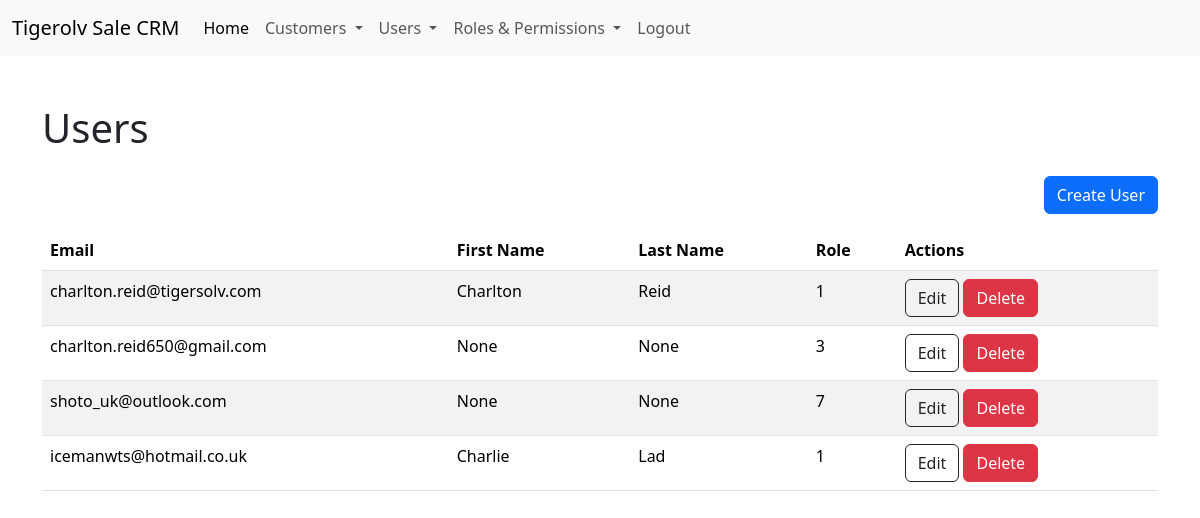
The app's page /users/ (signed in), older data.
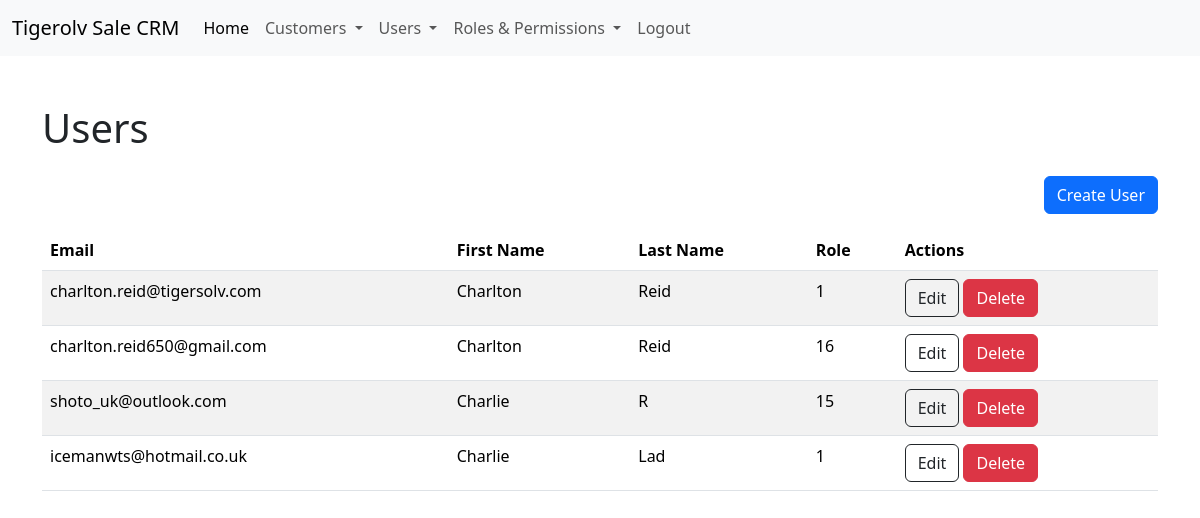
The same page, newer data.
### app/models.py (models this page shows, shortened)
class User(UserMixin, db.Model):
    __tablename__ = 'user'
    UserId = db.Column(db.Integer,primary_key=True)
    FirstName = db.Column(db.String(64))
    LastName = db.Column(db.String(64))
    Email = db.Column(db.String(255))
    Password = db.Column(db.String(255))
    Role = db.Column(db.Integer, default=1)
    DateCreated = db.Column(db.DateTime , default=datetime.now)
    Confirmed = db.Column(db.Boolean,default=False)
    agent = db.relationship('Customer',backref='user',lazy='dynamic')
    note = db.relationship('Note',backref='user',lazy='dynamic')
    @property
    def password(self):
        raise AttributeError('password is not a readable attribute')
    @login_manager.user_loader
    def load_user(user_id):
        return User.query.get(int(user_id))
    def can(self,permissions):
        return self.Role is not None and (self.Role & permissions) == permissions

### app/main/views.py (the view)
@main.route('/users/', methods=['GET'])
@login_required
@permission_required(Permission.VIEW)
def view_users():
    try:
        logging.info('Rendering users page')
        users = User.query.all()
        logging.info('Users page rendered')
        return render_template('users.html', users=users)
    except:
        logging.error('Issue rendering users page')
        return render_template('error.html',message= 'There was an issue rendering users page')

### app/auth/views.py (called while the page is built)
@auth.before_app_request
def before_request():
    if current_user.is_authenticated:
        if not current_user.Confirmed \
                and request.blueprint != 'auth' \
                and request.endpoint != 'static':
            return redirect(url_for('auth.unconfirmed'))

### app/templates/users.html (shortened to what this page needs)
{% extends 'base.html' %}
{% block body %}
    <div class="container">
        <h1 class="mt-5 mb-4">Users</h1>
        <div class="row">
            <div class="col d-flex justify-content-end">
                <a class="btn btn-primary mb-3" href="/user/create" role="button">Create User</a>
            </div>
        </div>
        <table class="table table-striped">
            <thead>
                <tr>
                    <th scope="col">Email</th>
                    <th scope="col">First Name</th>
                    <th scope="col">Last Name</th>
                    <th scope="col">Role</th>
                    <th scope="col">Actions</th>
                </tr>
            </thead>
            <tbody>
                {% for user in users %}
                <tr>
                    <td>{{ user.Email }}</td>
                    <td>{{ user.FirstName }}</td>
                    <td>{{ user.LastName }}</td>
                    <td>{{ user.Role }}</td>
                    <td data-url="delete/{{ user.UserId }}">
                        <a class="btn btn-outline-dark" href="/user/edit/{{user.UserId}}" role="button">Edit</a>
                        <button class="btn btn-danger" data-bs-toggle="modal" data-bs-target="#deleteModal">Delete</button>
                    </td>
                </tr>
                {% endfor %}
            </tbody>
        </table>
    </div>
{% endblock %}

### app/templates/base.html (shortened to what this page needs)
<!DOCTYPE html>
<html>
    <head>
        <link rel="stylesheet" href="">
        <link href="https://cdn.jsdelivr.net/npm/bootstrap@5.3.2/dist/css/bootstrap.min.css" rel="stylesheet">
        <link rel="stylesheet" href="{{ url_for('static', filename='css/main.css') }}">
        {% block navbar %}
        <nav class="navbar navbar-expand-lg bg-body-tertiary">
            <div class="container-fluid">
              <a class="navbar-brand" href="/">Tigerolv Sale CRM</a>
              <div class="collapse navbar-collapse" id="navbarNav">
                <ul class="navbar-nav">
                  <li class="nav-item">
                    <a class="nav-link active" aria-current="page" href="/">Home</a>
                  </li>
                  {% if current_user.can(1) %}
                  <li class="nav-item dropdown">
                    <a class="nav-link dropdown-toggle" href="#" id="navbarDropdown" role="button" data-bs-toggle="dropdown" aria-expanded="false">
                      Customers
                    </a>
                  </li>
                  {% endif %}
                  <li class="nav-item dropdown">
                    <a class="nav-link dropdown-toggle" href="#" id="navbarDropdown" role="button" data-bs-toggle="dropdown" aria-expanded="false">
                      Users
                    </a>
                  </li>
                  <li class="nav-item dropdown">
                    <a class="nav-link dropdown-toggle" href="#" id="navbarDropdown" role="button" data-bs-toggle="dropdown" aria-expanded="false">
                      Roles & Permissions
                    </a>
                  </li>
                  <li class="nav-item">
                    <a class="nav-link " href="/auth/logout">Logout</a>
                  </li>
                </ul>
              </div>
            </div>
          </nav>
        {% endblock navbar %}
    </head>
    <body>
        {% block body %}
        {% endblock body %}
    </body>
</html>

Row changes from the older to the newer data that the page shows:
changed User "charlton.reid650@gmail.com": FirstName "None" → "Charlton"; LastName "None" → "Reid"; Role "3" → "16"
changed User "shoto_uk@outlook.com": FirstName "None" → "Charlie"; LastName "None" → "R"; Role "7" → "15"
